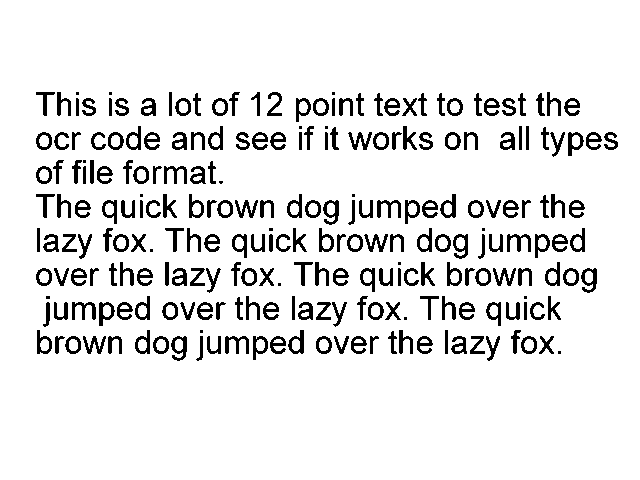
#> input picture app/classes/test.png, 640 x 480 px
$ python -i preprocess.py   (imports and definitions only)   (older library calls are emulated)
#> lines starting #> are read from the running program, lines starting #| are printed output that depends on the picture; after the words box and inside, x2 and y2 are one past the last pixel; in counts of white or black regions, pixels touching at a corner belong together
import numpy as np


def crop(path: str):
    # Unused
#> called with path = 'test.png'
    import cv2
    image = cv2.imread(path)
#> image is the input picture: shape (480, 640, 3); 90.5% white; 239 black regions (19 under 20 px), largest, box (x1, y1, x2, y2) and area: (72, 302, 96, 320) 207, (377, 200, 401, 218) 206, (225, 336, 249, 354) 206

    gray = cv2.cvtColor(image, cv2.COLOR_BGR2GRAY)
    gray = cv2.medianBlur(gray, 3)
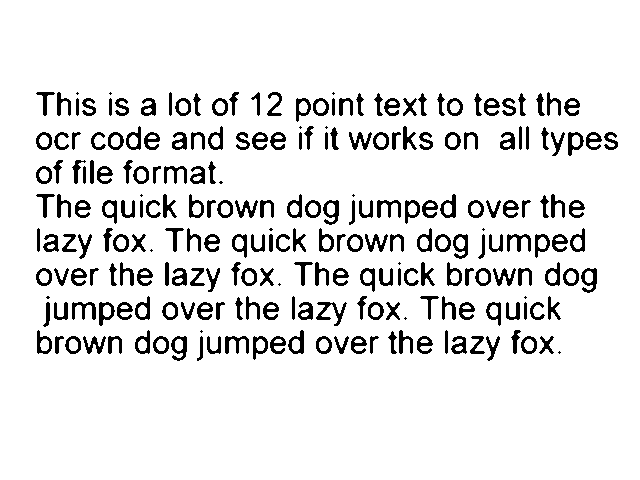
#> gray: shape (480, 640); 90.6% white; 237 black regions (18 under 20 px), largest, box (x1, y1, x2, y2) and area: (316, 302, 347, 326) 254, (323, 200, 339, 225) 205, (377, 200, 401, 218) 205
    gray = cv2.threshold(gray, 0, 255, cv2.THRESH_BINARY | cv2.THRESH_OTSU)[1]
    ret, thresh = cv2.threshold(gray, 127, 255, cv2.THRESH_BINARY_INV)
#> thresh: shape (480, 640); 9.4% white; 237 white regions (18 under 20 px)

    kernel = np.ones((1, 1), np.uint8)
    img_dilation = cv2.dilate(thresh, kernel, iterations=1)

    im2, ctrs, hier = cv2.findContours(
        img_dilation.copy(), cv2.RETR_EXTERNAL, cv2.CHAIN_APPROX_SIMPLE)
#> ctrs = 237 contours, 18 with area under 20; largest, box (x1, y1, x2, y2) and area: (171, 336, 187, 361) 248, (581, 268, 597, 293) 248, (323, 200, 339, 225) 248, (453, 234, 468, 259) 242, (99, 302, 115, 326) 235

    sorted_ctrs = sorted(ctrs, key=lambda ctr: cv2.boundingRect(ctr)[0])
#> sorted_ctrs = 237 contours, 18 with area under 20; largest, box (x1, y1, x2, y2) and area: (171, 336, 187, 361) 248, (323, 200, 339, 225) 248, (581, 268, 597, 293) 248, (453, 234, 468, 259) 242, (99, 302, 115, 326) 235
    x1 = 0
    y1 = 0
    x2 = 0
    y2 = 0
    for i, ctr in enumerate(sorted_ctrs):
        # Get bounding box
        x, y, w, h = cv2.boundingRect(ctr)
        if (i == 0):
            x1 = x
            y1 = y

        if (x < x1):
            x1 = x
        if (y < y1):
            y1 = y
        if (y > y2):
            y2 = y
        if (x > x2):
            x2 = x
#> this loop made 237 passes
#> (x, y, w, h, x1, y1, y2, x2) on pass 1: (36, 268, 16, 18, 36, 268, 268, 36)
#> (x, y, w, h, y2, x2) on passes 6, 15: (37, 330, 15, 24, 330, 37), (55, 336, 9, 18, 336, 55)
#> after the loop, x2 = 604; y2 = 351

    crop_img = gray[y1:y2+10, x1:x2+10]
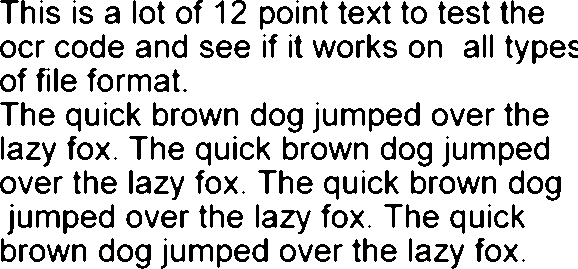
#> crop_img: shape (269, 578); 81.5% white; 238 black regions (18 under 20 px), largest, box (x1, y1, x2, y2) and area: (280, 210, 311, 234) 254, (287, 108, 303, 133) 205, (341, 108, 365, 126) 205

    return crop_img

>>> result = crop('test.png')
